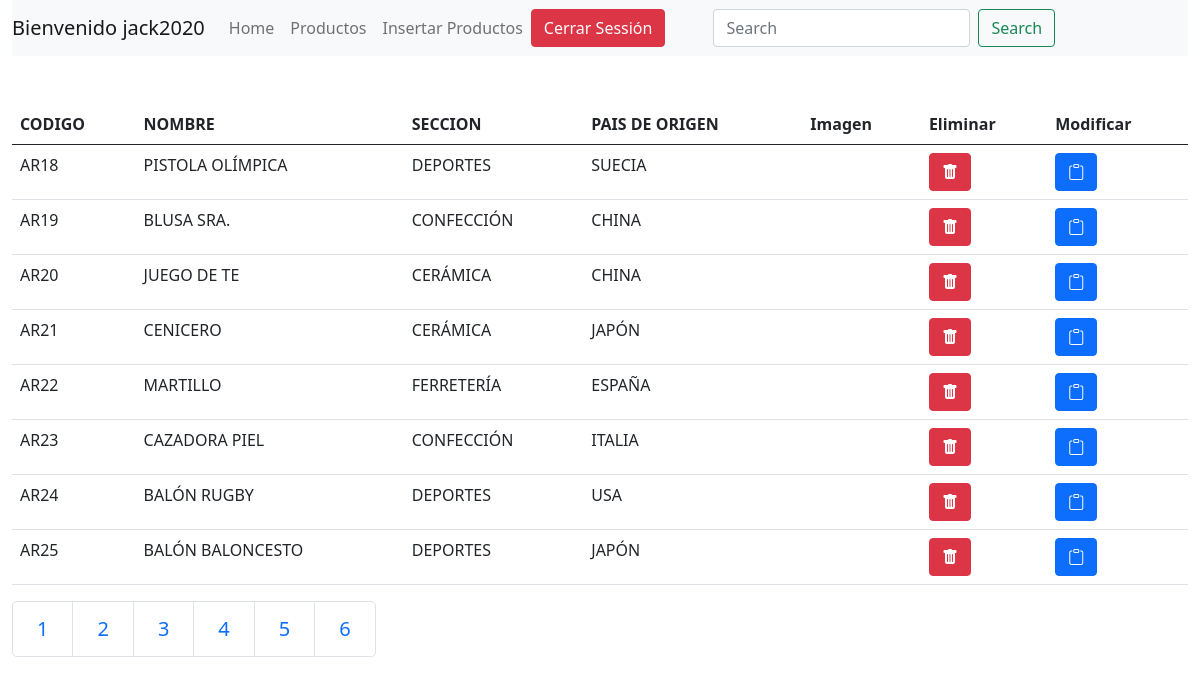
The app's page /Productos.php?pagina=3 (signed in) with its own data.
### tables this page shows
CREATE TABLE `productos` (
  `CÓDIGOARTÍCULO` varchar(4) NOT NULL,
  `SECCIÓN` varchar(10) DEFAULT NULL,
  `NOMBREARTÍCULO` varchar(19) DEFAULT NULL,
  `PRECIO` varchar(10) DEFAULT NULL,
  `FECHA` varchar(10) DEFAULT NULL,
  `IMPORTADO` varchar(9) DEFAULT NULL,
  `PAÍSDEORIGEN` varchar(9) DEFAULT NULL,
  `FOTO` varchar(100) DEFAULT NULL
);

### Productos.php (the view, shortened to what this page needs)
<!DOCTYPE html>
<html lang="en">
<head>
    <link href="https://cdn.jsdelivr.net/npm/bootstrap@5.0.0-beta2/dist/css/bootstrap.min.css" rel="stylesheet">
    <link rel="stylesheet" href="https://cdn.jsdelivr.net/npm/bootstrap-icons@1.4.0/font/bootstrap-icons.css">
</head>
<body>
    <?php
    include 'DB/config.php';
    ?>
    <div class="container-fluid">
        <div class="row">
            <header>
                <?php
                include_once 'layouts/header.php';
                ?>
            </header>
        </div>
        <div class="row">
            <div class="col-md-12 mt-5">
                <table class="table">
                    <thead>
                        <tr>
                            <th scope="col">CODIGO</th>
                            <th scope="col">NOMBRE</th>
                            <th scope="col">SECCION</th>
                            <th scope="col">PAIS DE ORIGEN</th>
                            <th scope="col">Imagen</th>
                            <th scope="col">Eliminar</th>
                            <th scope="col">Modificar</th>
                        </tr>
                    </thead>
                    <tbody>
                        <?php
                        if(isset($_GET['pagina'])){
                            $pagina=$_GET['pagina'];
                        }else{
                            $pagina=1;
                        }
                        $end_page = 8;
                        $star_page = ($pagina - 1) * $end_page;
                        $sql = "SELECT CÓDIGOARTÍCULO,NOMBREARTÍCULO,SECCIÓN,PAÍSDEORIGEN FROM productos";
                        $result = $db->prepare($sql);
                        $result->execute();
                        $total_registros = $result->rowCount();
                        $sql_limite = "SELECT CÓDIGOARTÍCULO,NOMBREARTÍCULO,SECCIÓN,PAÍSDEORIGEN,FOTO FROM productos LIMIT $star_page,$end_page";
                        $result = $db->prepare($sql_limite);
                        $result->execute();
                        $total_paginas = ceil($total_registros / $end_page);
                        while ($row = $result->fetch()) :
                        ?>
                            <tr>
                                <td><?php echo $row['CÓDIGOARTÍCULO']; ?></td>
                                <td><?php echo $row['NOMBREARTÍCULO']; ?></td>
                                <td><?php echo $row['SECCIÓN']; ?></td>
                                <td><?php echo $row['PAÍSDEORIGEN']; ?></td>
                                <td><img class="img-fluid" width="200"  src="img/<?php echo $row['FOTO'];?>" alt=""></td>
                                <td><a class="btn btn-danger" href="eliminarProducto.php?id=<?php echo $row['CÓDIGOARTÍCULO']; ?>"><i class="bi bi-trash-fill"></i></a></td>
                                <td><a class="btn btn-primary" href="actualizarProducto.php?id=<?php echo $row['CÓDIGOARTÍCULO']; ?>"><i class="bi bi-clipboard"></i></a></td>
                            </tr>
                        <?php endwhile; ?>
                    </tbody>
                </table>
            </div>
        </div>
        <div class="row">
            <div class="col-md-12">
                <nav aria-label="...">
                    <ul class="pagination pagination-lg">
                        <?php
                        $i = 1;
                        while ($i <= $total_paginas) :
                        ?>
                            <li class="page-item"><a class="page-link" href="Productos.php?pagina=<?php
                            echo $i;?>"><?php echo $i ?></a></li>
                        <?php
                            $i++;
                        endwhile;
                        ?>
                    </ul>
                </nav>
            </div>
        </div>
    </div>
</body>
</html>

### records on screen
productos: CÓDIGOARTÍCULO "AR18", NOMBREARTÍCULO "PISTOLA OLÍMPICA", SECCIÓN "DEPORTES", PAÍSDEORIGEN "SUECIA"
productos: CÓDIGOARTÍCULO "AR19", NOMBREARTÍCULO "BLUSA SRA.", SECCIÓN "CONFECCIÓN", PAÍSDEORIGEN "CHINA"
productos: CÓDIGOARTÍCULO "AR20", NOMBREARTÍCULO "JUEGO DE TE", SECCIÓN "CERÁMICA", PAÍSDEORIGEN "CHINA"
productos: CÓDIGOARTÍCULO "AR21", NOMBREARTÍCULO "CENICERO", SECCIÓN "CERÁMICA", PAÍSDEORIGEN "JAPÓN"
productos: CÓDIGOARTÍCULO "AR22", NOMBREARTÍCULO "MARTILLO", SECCIÓN "FERRETERÍA", PAÍSDEORIGEN "ESPAÑA"
productos: CÓDIGOARTÍCULO "AR23", NOMBREARTÍCULO "CAZADORA PIEL", SECCIÓN "CONFECCIÓN", PAÍSDEORIGEN "ITALIA"
productos: CÓDIGOARTÍCULO "AR24", NOMBREARTÍCULO "BALÓN RUGBY", SECCIÓN "DEPORTES", PAÍSDEORIGEN "USA"
productos: CÓDIGOARTÍCULO "AR25", NOMBREARTÍCULO "BALÓN BALONCESTO", SECCIÓN "DEPORTES", PAÍSDEORIGEN "JAPÓN"

### other values on screen
$_SESSION['usuario'] "jack2020"
